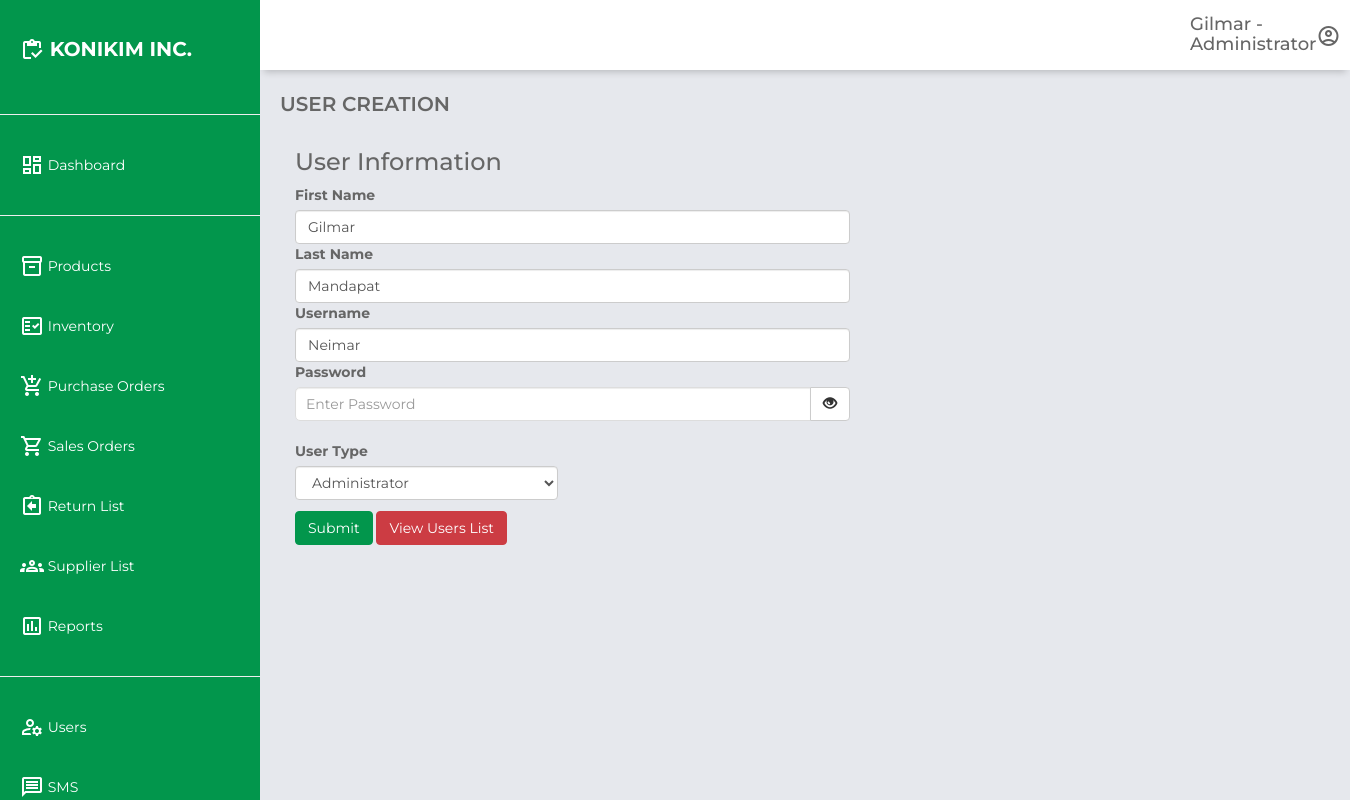
The app's page /user_edit.php?editid=2 (signed in) with its own data.
### tables this page shows
CREATE TABLE `users` (
  `id` int(11) NOT NULL,
  `firstname` varchar(100) NOT NULL,
  `lastname` varchar(100) NOT NULL,
  `username` varchar(50) NOT NULL,
  `password` varchar(255) NOT NULL,
  `user_type` enum('Administrator','Staff') NOT NULL,
  `created_at` timestamp NOT NULL DEFAULT current_timestamp()
);

### user_edit.php (the view, shortened to what this page needs)
<?php
if (isset($_SESSION['loggedin']) && $_SESSION['loggedin'] == true && isset($_SESSION['firstname']) && isset($_SESSION['user_type'])) {
    $userFirstName = $_SESSION['firstname'];
    $userType = $_SESSION['user_type'];
} else {
    $userFirstName = 'Unknown';
    $userType = 'Unknown';
}
require_once 'db_config.php';
?>
<!DOCTYPE html>
<html lang="en">
<head>
    <link rel="stylesheet" href="https://unpkg.com/boxicons@2.0.7/css/boxicons.min.css">
    <link href="https://maxcdn.bootstrapcdn.com/bootstrap/3.3.0/css/bootstrap.min.css" rel="stylesheet">
    <link href="https://cdn.datatables.net/1.10.25/css/dataTables.bootstrap.min.css" rel="stylesheet">
    <link rel="stylesheet" href="css\user_registration.css">
</head>
<body>
    <div class="grid-container">
        <header class="header">
            <div class="header-right" style="margin-left: 900px;">
                <h4><?php echo htmlspecialchars($userFirstName); ?> - <?php echo htmlspecialchars($userType); ?></h4>
            </div>
            <div class="header-right">
                <span class="material-icons-outlined" id="userIcon">account_circle</span>
            </div>
        </header>
        <aside id="sidebar">
            <div class="sidebar-title">
                <div class="sidebar-brand">
                    <span class="material-icons-outlined">inventory</span> KONIKIM INC.
                </div>
            </div>
            <ul class="sidebar-list">
                <hr class="sidebar-divider hr-sidebar-divider">
                <li class="sidebar-list-item">
                    <a href="dashboard.php" target="_self">
                        <span class="material-icons-outlined">dashboard</span> Dashboard
                    </a>
                </li>
                <hr class="sidebar-divider hr-sidebar-divider">
                <li class="sidebar-list-item">
                    <a href="products.php" target="_self">
                        <span class="material-icons-outlined">inventory_2</span> Products
                    </a>
                </li>
                <li class="sidebar-list-item">
                    <a href="inventory.php" target="_self">
                        <span class="material-icons-outlined">fact_check</span> Inventory
                    </a>
                </li>
                <li class="sidebar-list-item">
                    <a href="purchase_orders.php" target="_self">
                        <span class="material-icons-outlined">add_shopping_cart</span> Purchase Orders
                    </a>
                </li>
                <li class="sidebar-list-item">
                    <a href="sales_orders.php" target="_self">
                        <span class="material-icons-outlined">shopping_cart</span> Sales Orders
                    </a>
                </li>
                <li class="sidebar-list-item">
                    <a href="return_list.php" target="_self">
                        <span class="material-icons-outlined">assignment_return</span> Return List
                    </a>
                </li>
                <li class="sidebar-list-item">
                    <a href="supplier.php" target="_self">
                        <span class="material-icons-outlined">groups</span> Supplier List
                    </a>
                </li>
                <li class="sidebar-list-item">
                    <a href="reports.php" target="_self">
                        <span class="material-icons-outlined">poll</span> Reports
                    </a>
                </li>
                <?php if ($_SESSION['user_type'] == 'Administrator') : ?>
                    <hr class="sidebar-divider hr-sidebar-divider">
                    <li class="sidebar-list-item">
                        <a href="user.php" target="_self">
                            <span class="material-icons-outlined">manage_accounts</span> Users
                        </a>
                    </li>
                    <li class="sidebar-list-item">
                        <a href="sms.php" target="_self">
                            <span class="material-icons-outlined">message</span> SMS
                        </a>
                    </li>
                <?php endif; ?>
            </ul>
        </aside>
        <main class="main-container">
            <div class="main-title">
                <p class="font-weight-bold">USER CREATION</p>
            </div>
            <div class="container">
                <div class="row">
                    <div class="col-md-6">
                        <h3>User Information</h3>
                    </div>
                </div>
                <form method="POST">
                    <?php
                    $eid = $_GET['editid'];
                    $sql = mysqli_query($conn, "SELECT * FROM users WHERE id='$eid'");
                    while ($row = mysqli_fetch_array($sql)) {
                    ?>
                        <div class="row">
                            <div class="col-md-6">
                                <label for="firstname">First Name</label>
                                <input type="text" class="form-control" value="<?php echo $row['firstname']; ?>" name="firstname" placeholder="Enter First Name" required>
                            </div>
                        </div>
                        <div class="row">
                            <div class="col-md-6">
                                <label for="lastname">Last Name</label>
                                <input type="text" class="form-control" value="<?php echo $row['lastname']; ?>" name="lastname" placeholder="Enter Last Name" required>
                            </div>
                        </div>
                        <div class="row">
                            <div class="col-md-6">
                                <label for="username">Username</label>
                                <input type="text" class="form-control" value="<?php echo $row['username']; ?>" name="username" placeholder="Enter Username" required>
                            </div>
                        </div>
                        <div class="row">
                            <div class="col-md-6">
                                <label for="password">Password</label>
                                <div class="input-group">
                                    <input type="password" class="form-control" id="password" name="password" placeholder="Enter Password">
                                    <span class="input-group-btn">
                                        <button id="togglePassword" class="btn btn-default" type="button">
                                            <span class="glyphicon glyphicon-eye-open"></span>
                                        </button>
                                    </span>
                                </div>
                            </div>
                        </div>
                        <div class="row">
                            <div class="col-md-3">
                                <label for="userType">User Type</label>
                                <select id="userType" name="user_level" class="form-control" required>
                                    <option value="Administrator" <?php echo ($row['user_type'] == 'Administrator') ? 'selected' : ''; ?>>Administrator</option>
                                </select>
                            </div>
                        </div>
                    <?php }
                    ?>
                    <div class="row" style="margin-top: 1%">
                        <div class="col-md-6">
                            <button type="submit" name="update" class="btn btn-primary" style="background-color: #02964C; border-color: #02964C;">Submit</button>
                            <a href="user.php" class="btn btn-success" style="background-color: #cc3c43; border-color: #cc3c43;"> View Users List</a>
                        </div>
                    </div>
                </form>
            </div>
        </main>
    </div>
</body>
</html>

### css/user_registration.css (style rules this page uses)
body { margin: 0; padding: 0; box-sizing: border-box; background-color: #e6e8ed; color: #666666; font-family: "Montserrat", sans-serif; }
.material-icons-outlined { vertical-align: middle; line-height: 1px; }
.font-weight-bold { font-weight: 600; }
.grid-container { display: grid; grid-template-columns: 260px 1fr 1fr 1fr; grid-template-rows: 0.2fr 3fr; grid-template-areas: "sidebar header header header" "sidebar main main main"; height: 100vh; }
.header { grid-area: header; height: 70px; background-color: #ffffff; display: flex; align-items: center; justify-content: space-between; padding: 0 30px 0 30px; box-shadow: 0 6px 7px -4px rgba(0, 0, 0, 0.2); }
#sidebar { grid-area: sidebar; height: 100%; background-color: #02964C; color: #ffffff; overflow-y: auto; transition: all 0.5s; -webkit-transition: all 0.5s; }
.sidebar-title { display: flex; justify-content: space-between; align-items: center; padding: 20px 20px 20px 20px; margin-bottom: 30px; }
.sidebar-brand { margin-top: 15px; font-size: 20px; font-weight: 700; }
.sidebar-list { padding: 0; margin-top: 15px; list-style-type: none; }
.sidebar-list-item { padding: 20px 20px 20px 20px; }
.sidebar-list-item > a { text-decoration: none; color: #ffffff; }
.main-container { grid-area: main; overflow-y: auto; padding: 20px 20px; }
.main-title { display: flex; justify-content: space-between; }
.main-title > p { font-size: 20px; }
.input-group { margin-bottom: 20px; }
.input-group input, .input-group select { width: 100%; padding: 10px; border: 1px solid #ddd; border-radius: 5px; box-sizing: border-box; }

### records on screen
users: firstname "Gilmar", lastname "Mandapat", username "Neimar", user_level "Administrator"

### other values on screen
$userFirstName "Gilmar"
$userType "Administrator"
